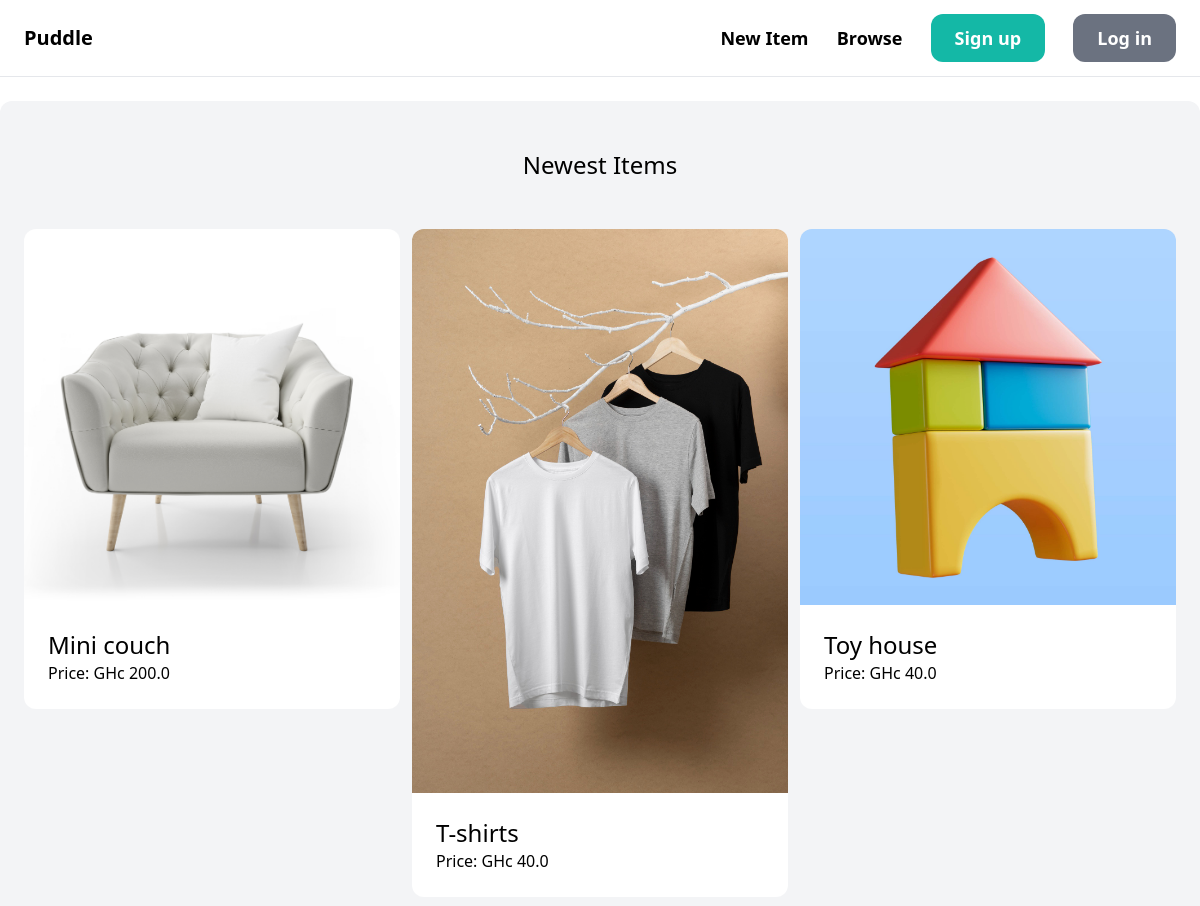
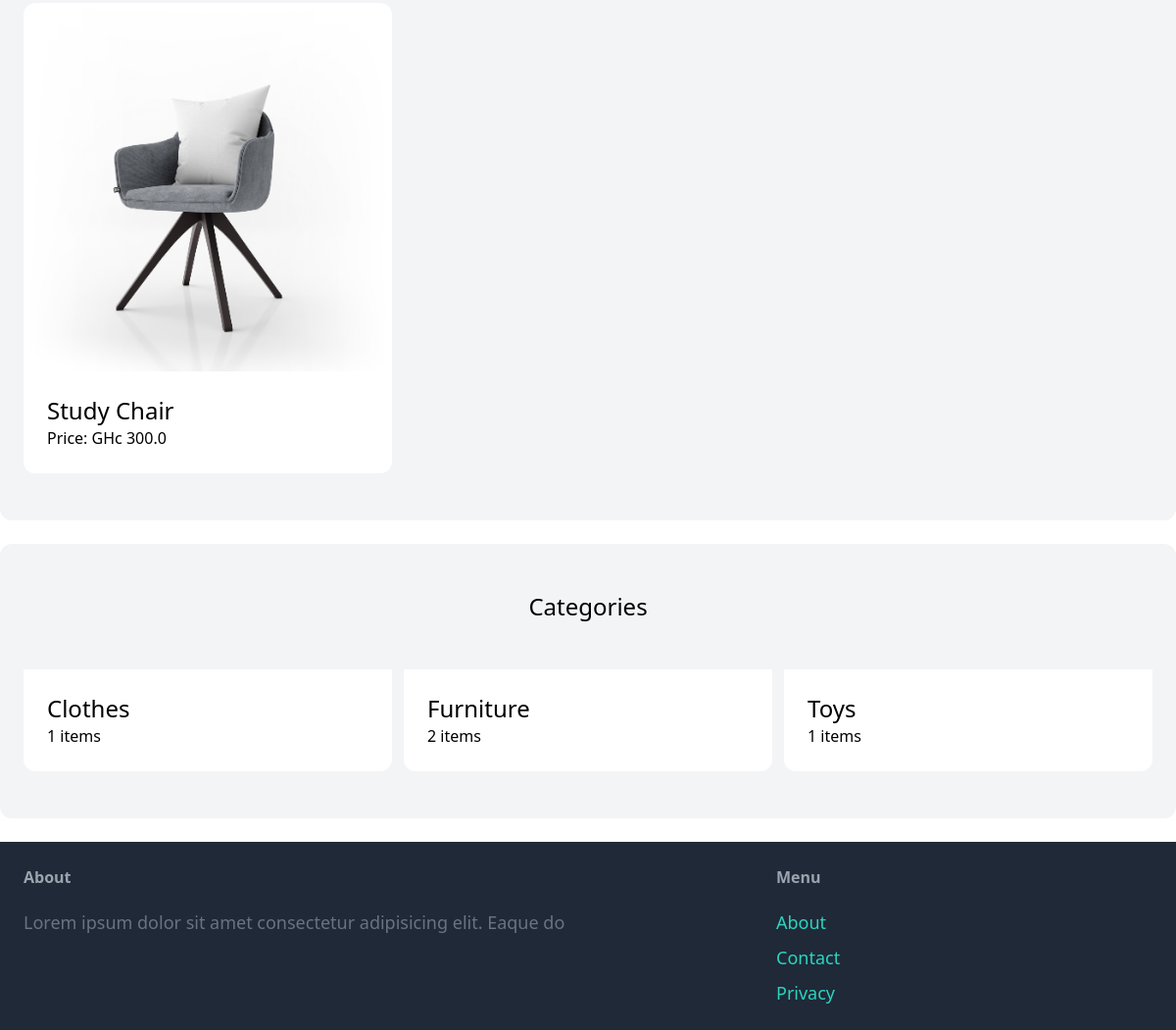
The page / on the database its author committed (2 pictures, top to bottom).
### item/models.py (models this page shows, shortened)
class Item(models.Model):
    name = models.CharField(max_length=255)
    category = models.ForeignKey(Category, related_name='items', on_delete=models.CASCADE)
    description = models.TextField(blank=True, null=True)
    price = models.FloatField()
    item_image = models.ImageField(upload_to="item_images", blank=True, null=True)
    is_sold = models.BooleanField()
    created_by = models.ForeignKey(User, related_name='items', on_delete=models.CASCADE)
    created_at = models.DateTimeField(auto_now_add=True)

class Category(models.Model):
    name = models.CharField(max_length=255)
    class Meta:
        ordering = ('name',)
        verbose_name_plural = "Categories"

### core/views.py (the view)
# urls.py: path("", views.Index, name='index'),
def Index(request):
    items = Item.objects.filter(is_sold=False)[:6]
    categories = Category.objects.all()
    return render(request, "core/index.html", {
        "items": items,
        "categories": categories,
    })

### core/templates/core/index.html (shortened to what this page needs)
{% extends "core/base.html" %}
{% block content %}
    <div class="mt-6 px-6 py-12 bg-gray-100 rounded-xl">
        <h2 class="mb-12 text-2xl text-center">Newest Items</h2>
        <div class="grid grid-cols-3 gap-3">
            {% for item in items %}
            <div class="aspect-ratio">
                <a href="{% url 'item:detail' item.id %}" class="">
                    <div>
                        <img src="{{ item.item_image.url }}" alt="" class="rounded-t-xl">
                    </div>
                    <div class="p-6 bg-white rounded-b-xl">
                        <h2 class="text-2xl">{{item.name}}</h2>
                        <p text-gray-500>Price: GHc {{item.price}}</p>
                    </div>
                </a>
            </div>
            {% endfor %}
        </div>
    </div>
    <div class="mt-6 px-6 py-12 bg-gray-100 rounded-xl">
        <h2 class="mb-12 text-2xl text-center">Categories</h2>
        <div class="grid grid-cols-3 gap-3">
            {% for category in categories %}
            <div>
                <a href="#">
                    <div class="p-6 bg-white rounded-b-xl">
                        <h2 class="text-2xl">{{category.name}}</h2>
                        <p text-gray-500>{{ category.items.count}} items </p>
                    </div>
                </a>
            </div>
            {% endfor %}
        </div>
    </div>
{% endblock %}

### core/templates/core/base.html (shortened to what this page needs)
<!DOCTYPE html>
<html lang="en">
<head>
    <script src="https://cdn.tailwindcss.com"></script>
</head>
<body>
    <nav class="px-6 py-6 flex justify-between items-center border-b border-gray-200">
        <a href="/" class="text-xl font-semibold">Puddle</a>
        <div class="space-x-6">
            <a href="{%url 'item:new_item' %}" class="text-lg font-semibold hover:text-gray-500">New Item</a>
            <a href="{% url 'item:item_view' %}" class="text-lg font-semibold hover:text-gray-500">Browse</a>
            {% if user.is_authenticated %}
            <a href="{% url 'conversation:inbox' %}" class="px-6 py-3 text-lg font-semibold bg-teal-500 hover:bg-teal-700 text-white rounded-xl">Inbox</a>
            <a href="{% url 'dashboard:dashboard' %}" class="px-6 py-3 text-lg font-semibold bg-gray-500 hover:bg-gray-700 text-white rounded-xl">Dashboard</a>
            {% else %}
            <a href="{% url 'core:signup' %}" class="px-6 py-3 text-lg font-semibold bg-teal-500 hover:bg-teal-700 text-white rounded-xl">Sign up</a>
            <a href="{% url 'core:login' %}" class="px-6 py-3 text-lg font-semibold bg-gray-500 hover:bg-gray-700 text-white rounded-xl">Log in</a>
            {% endif %}
        </div>
    </nav>
    {% block content %}
    {% endblock %}
    <footer class="px-6 py-6 mt-6 bg-gray-800 flex justify-between ">
        <div class="w-2/3 pr-10">
            <h3 class="mb-5 text-gray-400 font-semibold"> About</h3>
            <p class="text-lg text-gray-500 ">Lorem ipsum dolor sit amet consectetur adipisicing elit. Eaque do</p>
        </div>
        <div class="w-1/3">
            <h3 class="mb-5 text-gray-400 font-semibold">Menu</h3>
            <ul class="space-y-2">
                <li>
                    <a href="#" class="text-lg text-teal-400 hover:text-teal-700">About</a>
                </li>
                <li>
                    <a href="{% url 'core:contact' %}" class="text-lg text-teal-400 hover:text-teal-700">Contact</a>
                </li>
                <li>
                    <a href="#" class="text-lg text-teal-400 hover:text-teal-700">Privacy</a>
                </li>
            </ul>
        </div>
    </footer>
</body>
</html>

### rows shown on the page
Item: item_image (picture), name "Mini couch", price "200.0"
Item: item_image (picture), name "T-shirts", price "40.0"
Item: item_image (picture), name "Toy house", price "40.0"
Item: item_image (picture), name "Study Chair", price "300.0"
Category: name "Clothes", items.count "1"
Category: name "Furniture", items.count "2"
Category: name "Toys", items.count "1"
